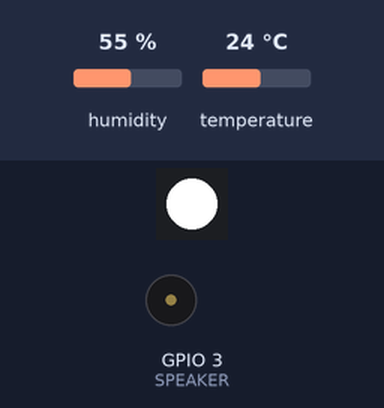
Bench run of a sketch on a simulated ESP32. Parts: 1 RGB LEDs in strip order, left to right, buzzer (waves = sounding, pin HIGH). Inputs (shaded band) come from the test bench; at power-on: humidity 55 %, temperature 24 °C. WiFi joins after 1.5 s; servers stay silent unless stated; what the sketch prints to the serial monitor is not drawn.

Above: at 0.1 s.
At 1.6 s:
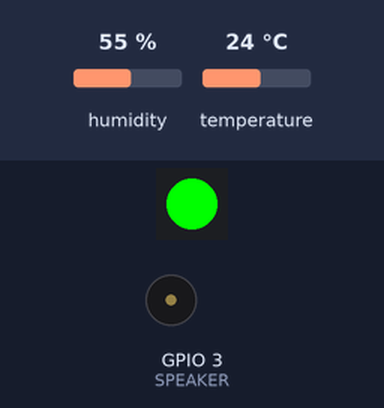
Timing chart, 0 to 3.1 s (numbered marks = the images above):
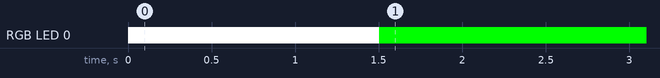

Measured:
- by itself, RGB LED 0: off → RGB(255, 255, 255) at 0.00 s, → RGB(0, 255, 0) 1.5 s later

The sketch:

wetterstation_full.ino
```cpp
#include <WiFi.h>
#include <Adafruit_Sensor.h>
#include <DHT.h>
#include <DHT_U.h>
#include <ESPAsyncWebServer.h>
#include <Adafruit_NeoPixel.h>
#include "index.h"

#define DHTPIN 10
#define DHTTYPE DHT11
#define SPEAKER 3

hw_timer_t *timer = NULL;

DHT dht(DHTPIN, DHTTYPE);

float temperature;
float humidity;
volatile bool updateStats;

const char* ssid = "IOT";
const char* password = "20tgmiot18";

AsyncWebServer server(80);

Adafruit_NeoPixel pixels(1, 8, NEO_GRB + NEO_KHZ800);

String header;

unsigned long currentTime = millis();
unsigned long previousTime;

bool speakerState = false;

void IRAM_ATTR onTimer() {
  updateStats = true;
}

void setup() {
  digitalWrite(LED_BUILTIN, LOW);

  pinMode(SPEAKER, OUTPUT);
  Serial.begin(115200);

  pixels.begin();

  dht.begin();
  timer = timerBegin(1000000);
  timerAttachInterrupt(timer, &onTimer);
  timerAlarm(timer, 10000000, true, 0);

  pixels.setPixelColor(0, pixels.Color(255, 255, 255));
  pixels.show();
  Serial.print("Connecting to ");
  Serial.print(ssid);
  Serial.print(" with password ");
  Serial.print(password);
  WiFi.begin(ssid, password);
  while (WiFi.status() != WL_CONNECTED) {
    delay(500);
    Serial.print(".");
  }
  Serial.println("\nWiFi connected.");
  pixels.setPixelColor(0, pixels.Color(0, 255, 0));
  pixels.show();
  Serial.print("IP: ");
  Serial.println(WiFi.localIP());
  server.on("/", HTTP_GET, [](AsyncWebServerRequest* request) {
    request->send(200, "text/html", website);
  });
  server.on("/temp", HTTP_GET, [](AsyncWebServerRequest* request) {
    request->send(200, "text/plain", (String) dht.readTemperature());
  });
  server.on("/hum", HTTP_GET, [](AsyncWebServerRequest* request) {
    request->send(200, "text/plain", (String) dht.readHumidity());
  });
  server.on("/on", HTTP_GET, [](AsyncWebServerRequest* request) {
    speakerState = true;
    request->send(200, "text/html", website);
  });
  server.on("/off", HTTP_GET, [](AsyncWebServerRequest* request) {
    speakerState = false;
    request->send(200, "text/html", website);
  });
  server.begin();
}

void loop() {
  if (updateStats) {
    pixels.setPixelColor(0, pixels.Color(0, 0, 255));
    pixels.show();
    if (speakerState) {
          tone(3, 440);
    }
    float tempHumidity = dht.readHumidity();
    float tempTemperature = dht.readTemperature();

    if (isnan(tempHumidity) || isnan(tempTemperature)) {
      Serial.println("Error reading temperature or humidity!");
      updateStats = false;
      return;
    }

    temperature = tempTemperature;
    humidity = tempHumidity;
    updateStats = false;
    noTone(3);
    pixels.setPixelColor(0, pixels.Color(0, 255, 0));
    pixels.show();
  }
}
```

index.h
```cpp
#ifndef WEBPAGE_H
#define WEBPAGE_H

char* website = R"=====(
<!DOCTYPE html>
<html>
<head>
  <meta name="viewport" content="width=device-width, initial-scale=1">
  <title>Wetterstation Controller</title>
  <link rel="icon" href="https://external-content.duckduckgo.com/iu/?u=https%3A%2F%2Fcdn-icons-png.flaticon.com%2F512%2F4432%2F4432329.png&f=1&nofb=1&ipt=943430f4594490582558e7892c5dc155601cb9dee82573f64b3f4375003efdde" type="image/x-icon">
  <link rel="icon" href="data:,">
  <style>
    html {
      font-family: Helvetica;
      display: inline-block;
      margin: 0px auto;
      text-align: center;
    }
    .button {
      background-color: #4CAF50;
      border: none;
      color: white;
      padding: 16px 40px;
      text-decoration: none;
      font-size: 30px;
      margin: 2px;
      cursor: pointer;
    }
    .button2 {
      background-color: #555555;
    }
  </style>


  <script src="https://cdnjs.cloudflare.com/ajax/libs/Chart.js/2.9.4/Chart.js"></script>
  <script defer>
  let tempValues = [];
  let humValues = [];
  let chartInstance;

  async function fetchData(endpoint, updateFunc) {
    try {
      const response = await fetch(endpoint);
      if (!response.ok) throw new Error(`HTTP error! Status: ${response.status}`);
      const data = await response.text();
      updateFunc(data);
    } catch (err) {
      console.error(`Error fetching data from ${endpoint}:`, err);
    }
  }

  function updateTemp(data) {
    document.getElementById("temp").innerHTML = data;
    tempValues.push(Number(data));
    if (tempValues.length > 30) {
      tempValues.shift();
    }
  }

  function updateHum(data) {
    document.getElementById("hum").innerHTML = data;
    humValues.push(Number(data));
    if (humValues.length > 30) {
      humValues.shift();
    }
  }

  async function updateData() {
    while (true) {
      await fetchData('/temp', updateTemp);
      await fetchData('/hum', updateHum);

      chartInstance.data.datasets[0].data = tempValues;
      chartInstance.data.datasets[1].data = humValues;
      chartInstance.update();

      await new Promise(resolve => setTimeout(resolve, 10000));
    }
  }

  document.addEventListener("DOMContentLoaded", () => {
    const xValues = [10, 20, 30, 40, 50, 60, 70, 80, 90, 100];
    chartInstance = new Chart("graph", {
      type: "line",
      data: {
        labels: xValues,
        datasets: [{
          label: "Temperature",
          data: tempValues,
          borderColor: "red",
          fill: false
        },{
          label: "Humidity",
          data: humValues,
          borderColor: "green",
          fill: false
        }]
      },
      options: {
        legend: {display: true}
      }
    });
    updateData();
  });
</script>


</head>
<body>
  <div>
    <h1>Wetter Control v1.2</h1>
    <a href="/on"><button class="button">ON</button></a>
    <a href="/off"><button class="button button2">OFF</button></a>
    <p>Temperature: </p><p id="temp"></p><p>Humidity: </p><p id="hum"></p>
  </div>
  <div style="position: absolute; top: 50%; left: 50%; transform: translate(-50%, -50%); width: 800px;">
    <canvas id="graph" style="width: 100%;max-width:1000px"></canvas>
  </div>
</body>
</html>
)=====";
#endif
```
